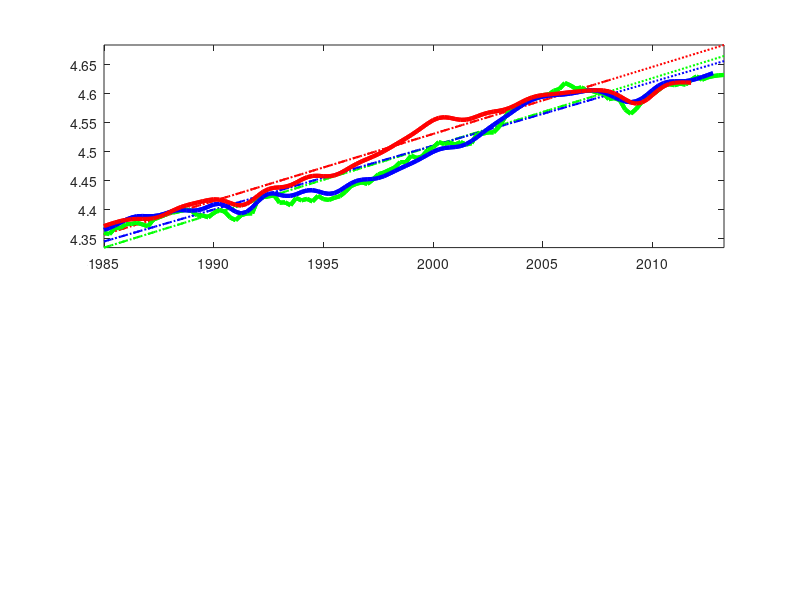

MATLAB code to generate this figure: (Note: this script raises an error after producing the figure.)
%clear all
%clc
%close all
%load results_baseline


%tfp data from various sources
%sample is Q2 1947 to Q2 2013

%all data is in natural logs


% Fernald - raw
% Fernald - util adjusted
% Fernald - own, unemp. Proxy for util (Solow)
%     BLS - Manufacturing (interpolated)
%     BLS - Private Business (interpolated)
%     BLS - Private Nonfarm Business (interpolated)
%     BLS - Total (interpolated)
%     PENN world tables (interpolated)

sers=[0.0003	-0.0019	NaN	NaN	NaN	NaN	NaN	NaN
-0.008	-0.0123	NaN	NaN	NaN	NaN	NaN	NaN
-0.0001	-0.0046	NaN	NaN	NaN	NaN	NaN	NaN
0.0238	0.0234	NaN	NaN	3.8042	3.9001	NaN	NaN
0.0436	0.0529	0.0198	NaN	3.7958	3.8967	NaN	NaN
0.0346	0.0584	0.0112	NaN	3.7881	3.8937	NaN	NaN
0.036	0.0763	0.0125	NaN	3.7824	3.8922	NaN	NaN
0.0208	0.075	0.0004	NaN	3.7808	3.8936	NaN	NaN
0.0196	0.0805	0.0033	NaN	3.786	3.8999	NaN	NaN
0.0368	0.0941	0.0232	NaN	3.7987	3.9115	NaN	NaN
0.0299	0.0735	0.0174	NaN	3.8178	3.9276	NaN	NaN
0.0722	0.0955	0.0576	NaN	3.84	3.9463	NaN	4.112174105
0.0925	0.094	0.075	NaN	3.8603	3.9638	NaN	4.119231742
0.1127	0.0978	0.0915	NaN	3.8754	3.9779	NaN	4.126131373
0.114	0.0924	0.0915	NaN	3.8843	3.9874	NaN	4.132556981
0.1083	0.0899	0.0833	NaN	3.8877	3.9924	NaN	4.138034547
0.11	0.1016	0.0836	NaN	3.8884	3.9942	NaN	4.141932041
0.1287	0.1309	0.1026	NaN	3.8886	3.9939	NaN	4.14426446
0.1272	0.1348	0.1018	NaN	3.8899	3.9932	NaN	4.14569383
0.1274	0.1323	0.1009	NaN	3.8937	3.9933	NaN	4.1475292
0.1331	0.1289	0.1063	NaN	3.9003	3.9959	NaN	4.151726647
0.1348	0.1205	0.1087	NaN	3.9094	4.0012	NaN	4.158794129
0.1528	0.1337	0.1255	NaN	3.9197	4.0084	NaN	4.167791489
0.1654	0.1514	0.1377	NaN	3.9289	4.0153	NaN	4.176330449
0.1689	0.1707	0.1409	NaN	3.9339	4.0185	NaN	4.180574614
0.1619	0.1858	0.1342	NaN	3.9337	4.0169	NaN	4.179111302
0.1473	0.1925	0.1228	NaN	3.9294	4.0117	NaN	4.172951543
0.1458	0.2043	0.1264	NaN	3.9243	4.0062	NaN	4.165530083
0.1529	0.2126	0.1351	NaN	3.9241	4.0059	NaN	4.162705376
0.1638	0.213	0.1466	NaN	3.9311	4.0132	NaN	4.167188741
0.1793	0.2111	0.1599	NaN	3.9447	4.0274	NaN	4.178544358
0.1969	0.2105	0.1753	NaN	3.9613	4.0444	NaN	4.193189267
0.2087	0.2092	0.1861	NaN	3.9739	4.0569	NaN	4.20439337
0.2094	0.2037	0.1857	NaN	3.9792	4.0611	NaN	4.208571575
0.2042	0.1987	0.1809	NaN	3.9767	4.0569	NaN	4.205283794
0.1992	0.1968	0.1752	NaN	3.9694	4.0475	NaN	4.197234945
0.2033	0.2041	0.18	NaN	3.9637	4.0396	NaN	4.190274951
0.1998	0.2022	0.1762	NaN	3.9628	4.037	NaN	4.187568651
0.2164	0.22	0.1928	NaN	3.9675	4.0404	NaN	4.189595799
0.2166	0.2236	0.1923	NaN	3.9755	4.0474	NaN	4.194151069
0.2128	0.2271	0.1891	NaN	3.9818	4.0529	NaN	4.196344047
0.216	0.2414	0.1926	NaN	3.9839	4.0543	NaN	4.193927092
0.2152	0.2522	0.1941	NaN	3.9819	4.0514	NaN	4.187295335
0.1991	0.2431	0.1827	NaN	3.9785	4.0471	NaN	4.179486674
0.2061	0.248	0.1933	NaN	3.9787	4.0467	NaN	4.176181779
0.2239	0.2536	0.2108	NaN	3.9851	4.0527	NaN	4.180147941
0.2372	0.2473	0.2211	NaN	3.9977	4.0651	NaN	4.191239065
0.2506	0.2399	0.2324	NaN	4.0135	4.0812	NaN	4.20639568
0.262	0.2369	0.2414	NaN	4.0273	4.0952	NaN	4.219644929
0.2565	0.228	0.2365	NaN	4.0358	4.1041	NaN	4.227420859
0.2573	0.2377	0.2383	NaN	4.0383	4.1068	NaN	4.228564418
0.2793	0.2773	0.2587	NaN	4.0364	4.1047	NaN	4.224323455
0.2619	0.2792	0.2416	NaN	4.0338	4.1014	NaN	4.218352721
0.2588	0.2906	0.2395	NaN	4.0333	4.0993	NaN	4.213331837
0.2502	0.2874	0.2336	NaN	4.0361	4.1001	NaN	4.210965295
0.2548	0.2876	0.2398	NaN	4.0423	4.1042	NaN	4.211982457
0.281	0.3039	0.2667	NaN	4.0508	4.111	NaN	4.216137556
0.29	0.3024	0.275	NaN	4.0606	4.1197	NaN	4.222837743
0.3017	0.3081	0.2847	NaN	4.0706	4.1295	NaN	4.231143084
0.3058	0.3126	0.2868	NaN	4.0802	4.1393	NaN	4.239766567
0.3093	0.3219	0.2899	NaN	4.0888	4.1479	NaN	4.247074092
0.3186	0.3393	0.2996	NaN	4.096	4.1549	NaN	4.252246963
0.3281	0.3554	0.3087	NaN	4.1023	4.1606	NaN	4.255281882
0.3304	0.3606	0.312	NaN	4.1084	4.1657	NaN	4.25699095
0.3384	0.3676	0.3197	NaN	4.1156	4.172	NaN	4.259001668
0.3534	0.3791	0.334	NaN	4.1243	4.1801	NaN	4.262260413
0.3549	0.3768	0.3359	NaN	4.1345	4.1901	NaN	4.267032432
0.3654	0.3847	0.346	NaN	4.1454	4.2009	NaN	4.27290185
0.3698	0.3878	0.3494	NaN	4.1555	4.2107	NaN	4.278771663
0.3779	0.395	0.3567	NaN	4.1641	4.2187	NaN	4.284105167
0.3761	0.3912	0.355	NaN	4.1713	4.2248	NaN	4.288925952
0.3926	0.4036	0.3711	NaN	4.178	4.2302	NaN	4.293817906
0.3936	0.3991	0.3714	NaN	4.1857	4.2367	NaN	4.299925213
0.4082	0.408	0.385	NaN	4.195	4.245	NaN	4.307486566
0.422	0.4179	0.3976	NaN	4.2054	4.2548	NaN	4.31583516
0.4369	0.4322	0.4118	NaN	4.2153	4.2643	NaN	4.323398699
0.4305	0.4287	0.4051	NaN	4.222	4.2705	NaN	4.327699391
0.4274	0.4312	0.402	NaN	4.2244	4.2723	NaN	4.327723874
0.4297	0.4401	0.4039	NaN	4.223	4.2702	NaN	4.323923216
0.4307	0.4472	0.4053	NaN	4.22	4.2664	NaN	4.318212911
0.4348	0.4556	0.4094	NaN	4.219	4.265	NaN	4.313972887
0.4351	0.4579	0.4097	NaN	4.2219	4.2678	NaN	4.313108983
0.4375	0.4602	0.4125	NaN	4.2289	4.275	NaN	4.316052958
0.4531	0.4737	0.4273	NaN	4.2383	4.2847	NaN	4.32176249
0.4612	0.4784	0.4351	NaN	4.2466	4.2932	NaN	4.327721169
0.4641	0.4773	0.4377	NaN	4.2518	4.298	NaN	4.332095634
0.4618	0.4713	0.435	NaN	4.2528	4.2982	NaN	4.333735568
0.4606	0.4681	0.4339	NaN	4.2503	4.2944	NaN	4.3321737
0.4581	0.4661	0.4314	NaN	4.2457	4.2885	NaN	4.327625804
0.4577	0.4693	0.4316	NaN	4.2408	4.2821	NaN	4.32082229
0.4508	0.469	0.4247	NaN	4.2369	4.2769	NaN	4.313008204
0.4453	0.4714	0.421	NaN	4.2353	4.2742	NaN	4.305943228
0.4492	0.4821	0.4267	NaN	4.237	4.2751	NaN	4.301901678
0.4605	0.4975	0.4393	NaN	4.2423	4.2798	NaN	4.301930612
0.45	0.487	0.4307	NaN	4.2507	4.2877	NaN	4.305849825
0.4731	0.5061	0.4541	NaN	4.2606	4.2974	NaN	4.31225185
0.474	0.5007	0.455	NaN	4.2696	4.3065	NaN	4.31850196
0.4826	0.5023	0.464	NaN	4.2768	4.3138	NaN	4.323192823
0.482	0.4954	0.463	NaN	4.2822	4.3193	NaN	4.326144507
0.4904	0.4989	0.4711	NaN	4.2871	4.3244	NaN	4.328404473
0.5062	0.5104	0.4865	NaN	4.2942	4.3316	NaN	4.332247579
0.5125	0.5122	0.4925	NaN	4.3042	4.3416	NaN	4.338463729
0.5288	0.5233	0.5082	NaN	4.3162	4.3534	NaN	4.346357866
0.5439	0.5327	0.5216	NaN	4.3272	4.3645	NaN	4.353749979
0.5423	0.527	0.5201	NaN	4.3326	4.3704	NaN	4.356975099
0.5309	0.5155	0.5084	NaN	4.3302	4.3689	NaN	4.354254618
0.5318	0.5221	0.5093	NaN	4.3206	4.3603	NaN	4.345696296
0.5124	0.5142	0.4908	NaN	4.3066	4.3471	NaN	4.333294251
0.5062	0.5241	0.4849	NaN	4.2938	4.3341	NaN	4.320928969
0.4947	0.5287	0.4747	NaN	4.2856	4.3245	NaN	4.311250734
0.4889	0.535	0.4721	NaN	4.2839	4.3203	NaN	4.305679631
0.4907	0.5418	0.4796	NaN	4.2881	4.3219	NaN	4.304405547
0.5037	0.5526	0.4947	NaN	4.2963	4.328	NaN	4.306388168
0.5178	0.5591	0.5074	NaN	4.3064	4.3374	NaN	4.310587819
0.5214	0.5531	0.5103	NaN	4.317	4.3487	NaN	4.315965463
0.5374	0.5612	0.5241	NaN	4.3269	4.36	NaN	4.321482703
0.5418	0.5614	0.5282	NaN	4.3353	4.3696	NaN	4.326101778
0.543	0.5621	0.5297	NaN	4.3418	4.3764	NaN	4.329294126
0.545	0.5657	0.5321	NaN	4.3465	4.3805	NaN	4.331040383
0.5493	0.5713	0.5353	NaN	4.3497	4.3825	NaN	4.331830382
0.5589	0.58	0.5435	NaN	4.3525	4.3844	NaN	4.332663156
0.5714	0.5887	0.5553	NaN	4.3553	4.3872	NaN	4.33416241
0.5635	0.5747	0.5467	NaN	4.3586	4.3911	NaN	4.336576519
0.5595	0.5638	0.5414	NaN	4.3623	4.3959	NaN	4.339778533
0.5788	0.5775	0.5595	NaN	4.3661	4.4003	NaN	4.343266175
0.5778	0.5741	0.5585	NaN	4.3695	4.4036	NaN	4.346401164
0.5785	0.5764	0.559	NaN	4.3718	4.4048	NaN	4.34840922
0.5766	0.5797	0.5571	NaN	4.3718	4.4033	NaN	4.348380061
0.5651	0.5761	0.5449	NaN	4.3684	4.3987	NaN	4.345267403
0.5612	0.5806	0.5417	NaN	4.3616	4.3914	NaN	4.339107402
0.5575	0.5835	0.5383	NaN	4.3524	4.3825	NaN	4.331018649
0.5567	0.5856	0.5384	NaN	4.3433	4.3742	NaN	4.323202172
0.5355	0.563	0.5205	NaN	4.338	4.3692	NaN	4.318941439
0.5363	0.5585	0.5226	NaN	4.3378	4.3685	NaN	4.319530938
0.5515	0.5667	0.5368	NaN	4.3419	4.3712	NaN	4.32427618
0.562	0.5716	0.5473	NaN	4.3472	4.3742	NaN	4.330493695
0.554	0.5624	0.5393	NaN	4.3484	4.3727	NaN	4.33351104
0.5643	0.5776	0.5496	NaN	4.3429	4.3647	NaN	4.331099065
0.5449	0.5684	0.5329	NaN	4.3314	4.351	NaN	4.323471921
0.5324	0.5686	0.5225	NaN	4.3172	4.3356	NaN	4.313287057
0.5308	0.5773	0.5231	NaN	4.3064	4.325	NaN	4.305645219
0.5249	0.5756	0.519	NaN	4.3028	4.323	NaN	4.303559306
0.5266	0.5727	0.5235	NaN	4.3073	4.3303	NaN	4.307954373
0.533	0.5664	0.5289	NaN	4.3183	4.3444	NaN	4.317667626
0.5482	0.5652	0.543	NaN	4.3316	4.3599	NaN	4.329448425
0.552	0.553	0.5441	NaN	4.344	4.3732	NaN	4.340979849
0.5636	0.5538	0.5525	NaN	4.354	4.3823	NaN	4.350878693
0.5763	0.5634	0.563	NaN	4.3608	4.3871	NaN	4.358695468
0.5846	0.5762	0.5695	NaN	4.3655	4.389	NaN	4.364914403
0.5856	0.5866	0.5705	NaN	4.3687	4.3894	NaN	4.369948199
0.5848	0.5963	0.5693	NaN	4.3711	4.3895	NaN	4.374138029
0.5889	0.6089	0.5731	NaN	4.3736	4.3902	NaN	4.377753541
0.5866	0.6113	0.5712	NaN	4.3768	4.3922	NaN	4.380992851
0.5971	0.6234	0.5813	NaN	4.381	4.3957	NaN	4.383931475
0.5971	0.6233	0.5805	NaN	4.386	4.4004	NaN	4.386522326
0.6039	0.63	0.5873	NaN	4.391	4.4053	NaN	4.388595714
0.6042	0.6309	0.5884	NaN	4.3948	4.4088	NaN	4.389859347
0.6062	0.6336	0.5897	NaN	4.397	4.4103	NaN	4.390314949
0.6034	0.6304	0.5862	NaN	4.3975	4.4099	NaN	4.390258264
0.6001	0.6249	0.5822	4.3277	4.3971	4.4086	4.4375	4.390279055
0.6117	0.6324	0.5928	4.3353	4.3973	4.4083	4.4372	4.391261101
0.6155	0.6316	0.5956	4.3426	4.3986	4.4098	4.4369	4.39363352
0.6193	0.6317	0.5987	4.3495	4.4012	4.4132	4.4368	4.397370768
0.624	0.6353	0.6031	4.3552	4.4043	4.4174	4.4369	4.401992639
0.6245	0.6375	0.6029	4.3591	4.4067	4.4206	4.4375	4.406564263
0.627	0.6437	0.6054	4.3609	4.4076	4.4219	4.4387	4.410513763
0.6289	0.6493	0.6066	4.3605	4.4073	4.4213	4.4408	4.413632251
0.6266	0.6489	0.604	4.3585	4.4066	4.4197	4.4443	4.416073829
0.6189	0.6407	0.5962	4.3556	4.4072	4.4191	4.4493	4.418355591
0.6188	0.6382	0.5961	4.3525	4.4097	4.4204	4.4556	4.420631066
0.6156	0.6324	0.5936	4.3497	4.4136	4.4232	4.4619	4.42269022
0.623	0.6389	0.6007	4.3476	4.4174	4.4262	4.4664	4.423959457
0.6285	0.6458	0.6062	4.3464	4.4185	4.427	4.4663	4.423501616
0.6254	0.6461	0.6044	4.3461	4.4161	4.4246	4.4607	4.4211746
0.6152	0.6397	0.5956	4.3462	4.4107	4.4196	4.4507	4.417631371
0.6107	0.6374	0.5928	4.3461	4.4047	4.414	4.4389	4.414319955
0.6192	0.6454	0.6019	4.3447	4.402	4.4113	4.43	4.413483438
0.6222	0.6453	0.6052	4.3418	4.4045	4.4134	4.4264	4.416141508
0.6224	0.6412	0.6061	4.338	4.4119	4.42	4.4285	4.42209045
0.6459	0.6611	0.6306	4.3344	4.4221	4.4292	4.4345	4.42990315
0.6505	0.6643	0.6358	4.3333	4.4308	4.4372	4.4404	4.436929095
0.6517	0.6667	0.6371	4.3356	4.4357	4.442	4.4438	4.441703263
0.6536	0.6713	0.6383	4.3414	4.4363	4.443	4.4441	4.443946128
0.6408	0.6608	0.6245	4.3496	4.434	4.4413	4.4421	4.444563655
0.6414	0.6619	0.6251	4.3583	4.4321	4.4397	4.4402	4.445647303
0.6364	0.6547	0.6191	4.3662	4.4322	4.4399	4.4399	4.448305036
0.6489	0.6631	0.6309	4.3728	4.4348	4.4422	4.4417	4.452661321
0.6448	0.6546	0.6268	4.3784	4.4388	4.4458	4.445	4.457857126
0.6474	0.6547	0.628	4.384	4.4416	4.4486	4.4482	4.462049928
0.643	0.6509	0.6229	4.39	4.442	4.4496	4.4504	4.464303489
0.6527	0.6646	0.6312	4.3963	4.4401	4.4488	4.4516	4.464587865
0.647	0.6653	0.6252	4.402	4.4371	4.4471	4.4523	4.463779401
0.6456	0.6711	0.6245	4.4056	4.4356	4.4466	4.4537	4.463660732
0.6493	0.6807	0.6282	4.4067	4.437	4.4481	4.4565	4.465271632
0.652	0.6867	0.6306	4.4057	4.4414	4.4519	4.4606	4.468909015
0.6596	0.6947	0.6379	4.4041	4.4477	4.4569	4.4653	4.474126931
0.6694	0.7021	0.6477	4.4043	4.4536	4.4614	4.4696	4.479736571
0.6734	0.7019	0.6509	4.4076	4.4579	4.4644	4.4725	4.484986086
0.6759	0.6998	0.6534	4.414	4.46	4.4657	4.4741	4.489560587
0.6732	0.6929	0.6504	4.4228	4.4607	4.4659	4.4747	4.493582145
0.6807	0.6974	0.6571	4.4317	4.4614	4.4664	4.4752	4.497609791
0.6899	0.7054	0.6659	4.4392	4.4631	4.4682	4.4763	4.501997311
0.6927	0.7087	0.6681	4.4445	4.4661	4.4714	4.4783	4.506893241
0.6973	0.715	0.6723	4.4473	4.4704	4.4758	4.4812	4.512240871
0.7016	0.7213	0.6759	4.4479	4.475	4.4804	4.4848	4.517778245
0.7108	0.7317	0.6855	4.4472	4.4796	4.4847	4.4887	4.523377855
0.7107	0.731	0.685	4.4463	4.4839	4.4886	4.4927	4.529046647
0.7219	0.7396	0.6959	4.4472	4.4882	4.4922	4.4963	4.534926017
0.7179	0.7312	0.6919	4.4522	4.4928	4.4963	4.4992	4.541291811
0.7207	0.7293	0.6944	4.4619	4.4979	4.5008	4.5014	4.548053623
0.7319	0.737	0.7053	4.4749	4.5032	4.5058	4.5028	4.554754792
0.7361	0.7401	0.7091	4.4882	4.5083	4.5107	4.504	4.560572403
0.7454	0.7513	0.7181	4.497	4.5122	4.5143	4.5056	4.564317288
0.742	0.7523	0.715	4.499	4.5146	4.5165	4.5078	4.565550571
0.7447	0.7604	0.7174	4.4946	4.5157	4.5174	4.5107	4.56458367
0.7412	0.7618	0.7149	4.4868	4.5164	4.5179	4.514	4.5624783
0.7453	0.7694	0.7196	4.4814	4.5181	4.5195	4.5171	4.561046465
0.7411	0.7669	0.7167	4.4814	4.5214	4.5229	4.5197	4.561307653
0.7434	0.7699	0.7213	4.488	4.5267	4.5282	4.5219	4.563488831
0.7601	0.7868	0.7387	4.4995	4.5334	4.5352	4.524	4.567024447
0.7597	0.7869	0.7386	4.512	4.5407	4.5425	4.5265	4.57055643
0.762	0.7899	0.7406	4.5233	4.5479	4.5495	4.5301	4.57333065
0.762	0.7902	0.7413	4.5324	4.5547	4.5558	4.5347	4.575196922
0.7717	0.7989	0.7509	4.5398	4.5611	4.5617	4.5404	4.576608999
0.7869	0.8121	0.7669	4.5477	4.5675	4.5676	4.5467	4.578624582
0.801	0.8233	0.7809	4.5571	4.5741	4.5738	4.5536	4.581786182
0.8063	0.8262	0.7852	4.5679	4.5808	4.5803	4.5607	4.58612113
0.8094	0.8285	0.7879	4.579	4.5872	4.5867	4.5682	4.59114157
0.8154	0.8357	0.7936	4.5882	4.593	4.5925	4.576	4.595844463
0.8218	0.8448	0.7992	4.5944	4.5976	4.5973	4.5841	4.599607833
0.821	0.8469	0.7985	4.5978	4.6011	4.601	4.5921	4.60219077
0.8264	0.8535	0.8035	4.5995	4.6034	4.6035	4.5992	4.603733425
0.827	0.8527	0.8033	4.602	4.6049	4.605	4.6046	4.604757017
0.8337	0.8553	0.8096	4.6064	4.6058	4.6059	4.6079	4.605628706
0.8369	0.8531	0.8128	4.6128	4.6065	4.6063	4.609	4.606561596
0.8472	0.8581	0.822	4.6204	4.6073	4.6068	4.6086	4.607614735
0.8431	0.85	0.8175	4.627	4.6085	4.6077	4.6074	4.608693113
0.8373	0.8418	0.8116	4.6314	4.6101	4.6093	4.6061	4.609717544
0.8396	0.8428	0.8132	4.6336	4.612	4.6113	4.6048	4.610624657
0.834	0.8356	0.8079	4.6343	4.6136	4.613	4.6033	4.611366906
0.8334	0.8329	0.8074	4.6351	4.6141	4.6136	4.6012	4.611912562
0.8299	0.8273	0.8046	4.6368	4.6131	4.6125	4.598	4.612092998
0.8294	0.8266	0.8045	4.6389	4.6104	4.6097	4.5937	4.61160268
0.8192	0.8205	0.795	4.6397	4.6065	4.6054	4.5882	4.609999174
0.8212	0.832	0.7981	4.6367	4.6021	4.6004	4.5819	4.606703143
0.8177	0.8429	0.7972	4.6293	4.598	4.5955	4.5753	4.601821852
0.8014	0.8429	0.7842	4.6186	4.5949	4.5915	4.5691	4.596149164
0.7942	0.8498	0.7824	4.6081	4.5937	4.5896	4.5645	4.591165544
0.8025	0.8656	0.7947	4.6031	4.5953	4.5906	4.5628	4.589038057
0.8141	0.876	0.8075	4.6063	4.5998	4.5949	4.5646	4.59078708
0.8279	0.8804	0.8226	4.6174	4.6068	4.6019	4.5697	4.5962863
0.8279	0.8656	0.8221	4.6336	4.6148	4.6103	4.577	4.604262717
0.8344	0.8566	0.8277	4.6492	4.6218	4.618	4.5846	4.612296643
0.8434	0.8537	0.8364	4.6607	4.6267	4.6237	4.5914	4.618796562
0.8451	0.8492	0.8381	4.6663	4.6291	4.627	4.5968	4.622999133
0.8434	0.8468	0.8342	4.6664	4.6297	4.6283	4.6007	4.624969188
0.8461	0.8523	0.8369	4.663	4.6297	4.6291	4.6038	4.625599734
0.8443	0.8538	0.8351	4.658	4.6301	4.63	4.6064	4.625560526
0.8524	0.8636	0.842	4.6525	4.6315	4.6317	4.6088	4.625298066
0.8587	0.8692	0.8466	NaN	4.6339	4.6341	NaN	NaN
0.8528	0.8612	0.8403	NaN	4.637	4.6371	NaN	NaN
0.8569	0.8636	0.8436	NaN	4.6403	4.6403	NaN	NaN
0.859	0.8658	0.8448	NaN	4.6437	4.6436	NaN	NaN
0.8604	0.8695	0.8458	NaN	NaN	NaN	NaN	NaN
0.8611	0.8741	0.8461	NaN	NaN	NaN	NaN	NaN];


tfptime=1947.25:0.25:2013.25;

normobs=2007;
trendfrom=1985;%1982;%1950;%1978;%2001.0;
trenduntil=2008.25;
showfrom=1985;%1982;%1950;%1978;


idxnorm=find(tfptime==normobs);
idxshow=find(tfptime==showfrom);
idxtrendfrom=find(tfptime==trendfrom);
idxtrenduntil=find(tfptime==trenduntil);
obs=length(sers(:,1));

%normalize
sers=log(100*exp(sers)./repmat(exp(sers(idxnorm,:)),size(sers,1),1));


% 1. Fernald - raw
% 2. Fernald - util adjusted
% 3. Fernald - own, unemp. Proxy for util (Solow)
% 4.     BLS - Manufacturing (interpolated)
% 5.     BLS - Private Business (interpolated)
% 6.     BLS - Private Nonfarm Business (interpolated)
% 7.     BLS - Total (interpolated)
% 8.    PENN world tables (interpolated)


Fernaldraw=sers(:,1);
Fernaldrawtrend=Fernaldraw(idxtrendfrom:idxtrenduntil)-detrend(Fernaldraw(idxtrendfrom:idxtrenduntil),'linear');
Fernaldrawtrend=[NaN*ones(idxtrendfrom-1,1);Fernaldrawtrend;NaN*ones(obs-idxtrenduntil,1)];
Fernaldrawtrendforecast=cumsum([Fernaldrawtrend(idxtrenduntil);diff(Fernaldrawtrend(idxtrendfrom:idxtrendfrom+obs-idxtrenduntil))]);
Fernaldrawtrendforecast=[Fernaldrawtrend(1:idxtrenduntil);Fernaldrawtrendforecast(2:end)];
Fernaldrawdev=Fernaldraw-Fernaldrawtrendforecast;

Penn=sers(:,8);
Penntrend=Penn(idxtrendfrom:idxtrenduntil)-detrend(Penn(idxtrendfrom:idxtrenduntil),'linear');
Penntrend=[NaN*ones(idxtrendfrom-1,1);Penntrend;NaN*ones(obs-idxtrenduntil,1)];
Penntrendforecast=cumsum([Penntrend(idxtrenduntil);diff(Penntrend(idxtrendfrom:idxtrendfrom+obs-idxtrenduntil))]);
Penntrendforecast=[Penntrend(1:idxtrenduntil);Penntrendforecast(2:end)];
Penndev=Penn-Penntrendforecast;

BLSpriv=sers(:,5);
BLSprivtrend=BLSpriv(idxtrendfrom:idxtrenduntil)-detrend(BLSpriv(idxtrendfrom:idxtrenduntil),'linear');
BLSprivtrend=[NaN*ones(idxtrendfrom-1,1);BLSprivtrend;NaN*ones(obs-idxtrenduntil,1)];
BLSprivtrendforecast=cumsum([BLSprivtrend(idxtrenduntil);diff(BLSprivtrend(idxtrendfrom:idxtrendfrom+obs-idxtrenduntil))]);
BLSprivtrendforecast=[BLSprivtrend(1:idxtrenduntil);BLSprivtrendforecast(2:end)];
BLSprivdev=BLSpriv-BLSprivtrendforecast;



figure;
%%Fernald, Penn
show_all=1; %NBER recessions full 2007-2007 dates
%level
subplot(2,1,1)

plot(tfptime(idxshow:end),Fernaldraw(idxshow:end),'g-','LineWidth',3);hold on;
plot(tfptime(idxshow:end),BLSpriv(idxshow:end),'b-','LineWidth',3);hold on;
%plot(tfptime(idxshow:end),Fernaldutil(idxshow:end),'b-','LineWidth',3);hold on;
%plot(tfptime(idxshow:end),FernaldutilSolow(idxshow:end),'m-','LineWidth',3);hold on;
plot(tfptime(idxshow:end),Penn(idxshow:end),'r-','LineWidth',3);hold on;


plot(tfptime(idxshow:end),Fernaldrawtrend(idxshow:end),'g--','LineWidth',1.5);hold on;
plot(tfptime(idxshow:end),BLSprivtrend(idxshow:end),'b--','LineWidth',1.5);hold on;
%plot(tfptime(idxshow:end),FernaldutilSolowtrend(idxshow:end),'m--','LineWidth',1.5);hold on;
plot(tfptime(idxshow:end),Penntrend(idxshow:end),'r--','LineWidth',1.5);hold on;

plot(tfptime(idxshow:end),Fernaldrawtrendforecast(idxshow:end),'g:','LineWidth',1.5);hold on;
plot(tfptime(idxshow:end),BLSprivtrendforecast(idxshow:end),'b:','LineWidth',1.5);hold on;
%plot(tfptime(idxshow:end),FernaldutilSolowtrendforecast(idxshow:end),'m:','LineWidth',1.5);hold on;
plot(tfptime(idxshow:end),Penntrendforecast(idxshow:end),'r:','LineWidth',1.5);hold on;

plot(tfptime(idxshow:end),Fernaldraw(idxshow:end),'g-','LineWidth',3);hold on;
plot(tfptime(idxshow:end),BLSpriv(idxshow:end),'b-','LineWidth',3);hold on;
%plot(tfptime(idxshow:end),FernaldutilSolow(idxshow:end),'m-','LineWidth',3);hold on;
plot(tfptime(idxshow:end),Penn(idxshow:end),'r-','LineWidth',3);hold on;


axis tight
recession_bars;
plot(tfptime(idxshow:end),Fernaldraw(idxshow:end),'g-','LineWidth',3);hold on;
plot(tfptime(idxshow:end),BLSpriv(idxshow:end),'b-','LineWidth',3);hold on;
%plot(tfptime(idxshow:end),Fernaldutil(idxshow:end),'b-','LineWidth',3);hold on;
%plot(tfptime(idxshow:end),FernaldutilSolow(idxshow:end),'m-','LineWidth',3);hold on;
plot(tfptime(idxshow:end),Penn(idxshow:end),'r-','LineWidth',3);hold on;


plot(tfptime(idxshow:end),Fernaldrawtrend(idxshow:end),'g--','LineWidth',1.5);hold on;
plot(tfptime(idxshow:end),BLSprivtrend(idxshow:end),'b--','LineWidth',1.5);hold on;
%plot(tfptime(idxshow:end),FernaldutilSolowtrend(idxshow:end),'m--','LineWidth',1.5);hold on;
plot(tfptime(idxshow:end),Penntrend(idxshow:end),'r--','LineWidth',1.5);hold on;

plot(tfptime(idxshow:end),Fernaldrawtrendforecast(idxshow:end),'g:','LineWidth',1.5);hold on;
plot(tfptime(idxshow:end),BLSprivtrendforecast(idxshow:end),'b:','LineWidth',1.5);hold on;
%plot(tfptime(idxshow:end),FernaldutilSolowtrendforecast(idxshow:end),'m:','LineWidth',1.5);hold on;
plot(tfptime(idxshow:end),Penntrendforecast(idxshow:end),'r:','LineWidth',1.5);hold on;

plot(tfptime(idxshow:end),Fernaldraw(idxshow:end),'g-','LineWidth',3);hold on;
plot(tfptime(idxshow:end),BLSpriv(idxshow:end),'b-','LineWidth',3);hold on;
%plot(tfptime(idxshow:end),FernaldutilSolow(idxshow:end),'m-','LineWidth',3);hold on;
plot(tfptime(idxshow:end),Penn(idxshow:end),'r-','LineWidth',3);hold on;


set(gca,'FontSize',12);
 
axis tight
title('Log Total Factor Productivity (TFP): 1985-2013','FontSize',12);
%legend('Fernald (Raw)','Fernald (Util. Adjusted)','Own (Fernald, Solow Util.)','Penn World Tables',2);
legend('Fernald (Raw)','BLS (Private Business)','Penn World Tables',2);
legend boxoff

text('String',['Notes: Linear trend from 1985Q1-2008Q2 (dashed-dotted). Forecast from 2008Q3 based on linear trend (dotted).'],...
    'Position',[1984.75 4.285 0],'FontSize',9);

%deviations
%Fernald, PENN
show_all=0;
subplot(2,1,2)
plot(tfptime(idxtrenduntil+1:end),100*Fernaldrawdev(idxtrenduntil+1:idxtrenduntil+obs-idxtrenduntil),'g-','LineWidth',3);hold on;
plot(tfptime(idxtrenduntil+1:end),100*BLSprivdev(idxtrenduntil+1:idxtrenduntil+obs-idxtrenduntil),'b-','LineWidth',3);hold on;
%plot(tfptime(idxtrenduntil+1:end),100*FernaldutilSolowdev(idxtrenduntil+1:idxtrenduntil+obs-idxtrenduntil),'m-','LineWidth',3);hold on;
plot(tfptime(idxtrenduntil+1:end),100*Penndev(idxtrenduntil+1:idxtrenduntil+obs-idxtrenduntil),'r-','LineWidth',3);hold on;
plot(tfptime(idxtrenduntil+1:end),tfphand(1:obs-idxtrenduntil),'k-o','LineWidth',3,'MarkerSize',4);hold on;
%plot(tfptime(idxtrenduntil+1:end),0*tfptime(idxtrenduntil+1:end)+.5,'k-','LineWidth',.1);hold on;
%legend('Fernald (Raw)','Fernald (Util. Adjusted)','Own (Fernald, Solow Util.)','Penn World Tables','Our Model',1);
leg=legend('Fernald (Raw)','BLS (Private Business)','Penn World Tables','Our Model',1);
set(leg,'FontSize',10);
legend boxoff
axis tight
axis([2008.5 2013.25 -7 1]);
recession_bars;
plot(tfptime(idxtrenduntil+1:end),100*Fernaldrawdev(idxtrenduntil+1:idxtrenduntil+obs-idxtrenduntil),'g-','LineWidth',3);hold on;
plot(tfptime(idxtrenduntil+1:end),100*BLSprivdev(idxtrenduntil+1:idxtrenduntil+obs-idxtrenduntil),'b-','LineWidth',3);hold on;
%plot(tfptime(idxtrenduntil+1:end),100*FernaldutilSolowdev(idxtrenduntil+1:idxtrenduntil+obs-idxtrenduntil),'m-','LineWidth',3);hold on;
plot(tfptime(idxtrenduntil+1:end),100*Penndev(idxtrenduntil+1:idxtrenduntil+obs-idxtrenduntil),'r-','LineWidth',3);hold on;
plot(tfptime(idxtrenduntil+1:end),tfphand(1:obs-idxtrenduntil),'k-o','LineWidth',3,'MarkerSize',4);hold on;
%plot(tfptime(idxtrenduntil+1:end),0*tfptime(idxtrenduntil+1:end)+.5,'k-','LineWidth',.1);hold on;
axis([2008.5 2013.25 -7 1]);
time_str={'2008Q3',	  '2009Q3',	  '2010Q3',	  '2011Q3',  '2012Q3', 	'2013Q2',	 };
set(gca,'Xtick',[2008.5 2009.5 2010.5 2011.5 2012.5 2013.25]);
set(gca,'Xticklabel',time_str);
set(gca,'FontSize',12);
title('TFP (% Deviation from Trend)','FontSize',12);

suptitle2('Figure 6: Measures of Total Factor Productivity: 1985-2013')

orient portrait;
set(gcf, 'PaperPositionMode', 'manual');
set(gcf, 'PaperUnits', 'inches');
set(gcf, 'PaperPosition', [.2 1 8 9]);

print -dpdf ModelvsTFPcollectionlong; print -depsc ModelvsTFPcollectionlong; saveas(gcf, 'ModelvsTFPcollectionlong','fig');

 
